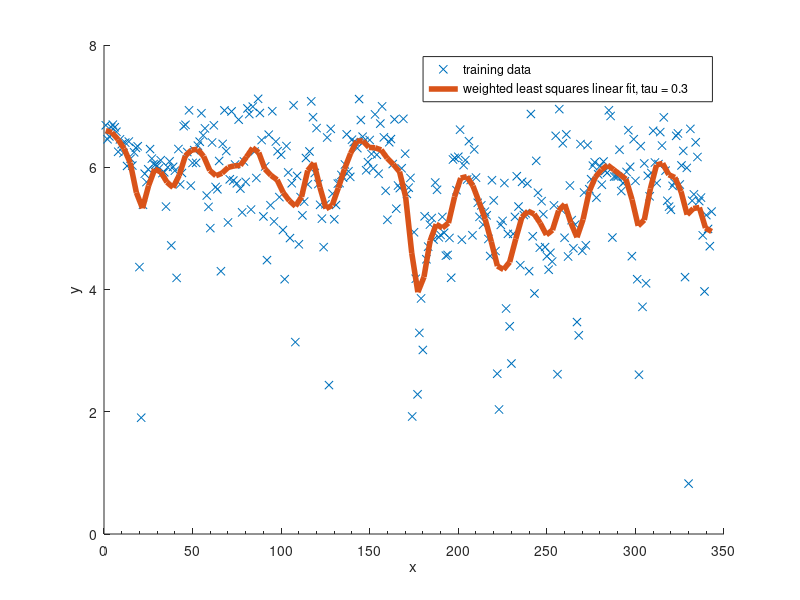

The MATLAB script that drew this image:
% CSI 5325 -- Machine Learning
% Assignment 1
% Prof. Greg Hamerly, Baylor University
%
% Create some random data, fit a locally-weighted least-squares linear
% regression model, and plot the results. This problem uses 1-dimensional data.
function hwk_wls()
    x = load('monkeys_m20_x.txt'); % load the data
    y = load('monkeys_m20_y.txt');
    m = size(x, 1);             % number of examples
    X = [ones(m, 1), x];

    tau = 0.3;                           % bandwidth -- play around with this

    % Create a vector of values that span the space of the inputs. We'll make
    % predictions on each value so we can see the shape of the regression model.
    xpredict = linspace(min(x), max(x));
    ypredict = zeros(size(xpredict));

    % loop and make a prediction for each value
    for i = 1:length(xpredict)
        % pull out the one value for convenience
        xval = xpredict(i);

        % initialize correct sizes of wts & theta
        wts = zeros(m); %!was mistake should me matrix!
        theta = zeros(2, 1);

        % YOUR CODE HERE:
        %   - FIND THE WEIGHTS
        for j = 1:length(wts)
            wts(j, j) = exp(-(norm(x(j)-xval))^2 / 2*tau^2);
        end

        %   - LEARN THETA WITH THESE WEIGHTS
        theta = inv(X'*wts*X) * (X'*(wts*y));
        
        % make the prediction (with the intercept term)
        ypredict(i) = [1 xval] * theta;
    end
    
    set (0, "defaultaxesfontname", "Helvetica") % this is the line to add BEFORE plotting
    hold on;
    % plot the original data (scatterplot x's) and the regression line
    plot(x, y, 'x', xpredict, ypredict, '-', 'linewidth', 4);
    legend('training data', ['weighted least squares linear fit, tau = ', num2str(tau)]);
    xlabel('x');
    ylabel('y');
    set(gca,'XMinorTick','on');
    %print -deps m20.eps
    return;
